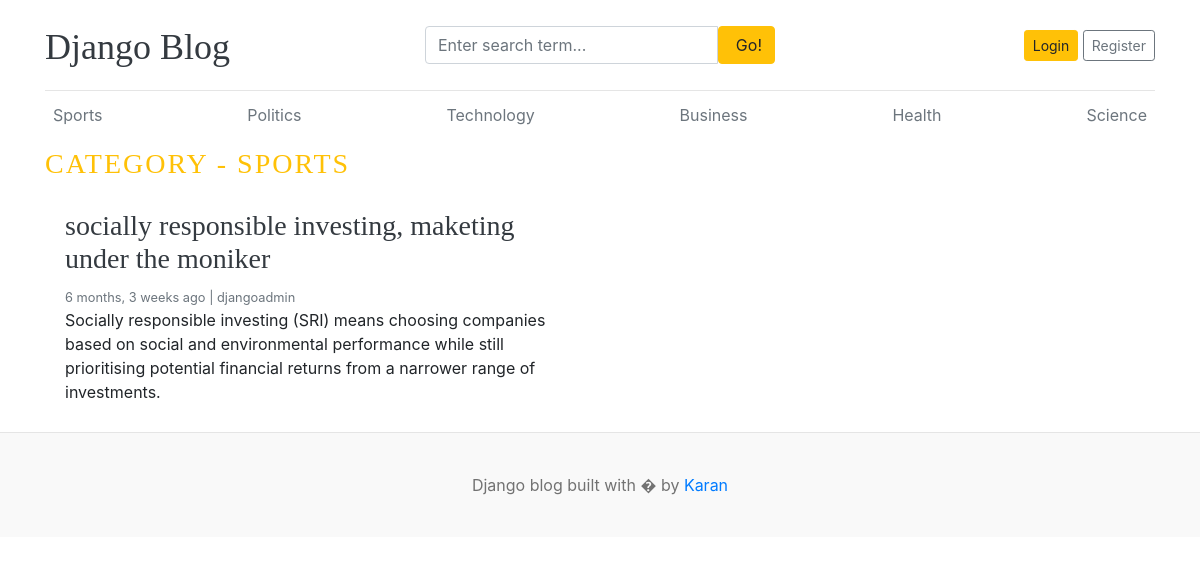
Page /category/1/ on the committed database.
### blogs/models.py (models this page shows, shortened)
class Category(models.Model):
    category_name = models.CharField(max_length=50, unique=True)
    created_at = models.DateTimeField(auto_now_add=True)
    updated_at = models.DateTimeField(auto_now=True)
    class Meta:
        verbose_name_plural = 'categories'
    def __str__(self):
        return self.category_name

class Blog(models.Model):
    title = models.CharField(max_length=100)
    slug = models.SlugField(max_length=150, unique=True, blank=True)
    category = models.ForeignKey(Category, on_delete=models.CASCADE)
    author = models.ForeignKey(User, on_delete=models.CASCADE)
    featured_image = models.ImageField(upload_to='uploads/%Y/%m/%d')
    short_description = models.TextField(max_length=500)
    blog_body = models.TextField(max_length=2000)
    status = models.CharField(max_length=20, choices=STATUS_CHOICES, default="Draft")
    is_featured = models.BooleanField(default=False)
    created_at = models.DateTimeField(auto_now_add=True)
    updated_at = models.DateTimeField(auto_now=True)

### blogs/views.py (the view)
# urls.py: path('<int:category_id>/', views.post_by_category, name='post_by_category')
def post_by_category(request, category_id):
    posts = Blog.objects.filter(status='Published', category=category_id)
    category = get_object_or_404(Category, pk=category_id)
    context = {
        'posts': posts,
        'category': category
    }
    return render(request, 'post_by_category.html', context)

### blogs/context_processors.py (called while the page is built)
def get_categories(request):
    categories = Category.objects.all()
    return dict(categories=categories)

def get_social_links(request):
    social_links = SocialLink.objects.all()
    return dict(social_links=social_links)

### templates/post_by_category.html
{% extends "base.html" %}
{% block content %}
<h3 class="text-uppercase text-warning" style="letter-spacing: 2px;">category - {{category}}</h3>
<div class="row mb-2">
    {% if posts %}
        {% for post in posts %}
            <div class="col-md-6">
            <div class="card border-0" >
                <div class="card-body">
                <h3><a href="{% url "blogs" post.slug %}" class="text-dark">{{post.title}}</a></h3>
                <small class="mb-1 text-muted">{{post.created_at | timesince}} ago | {{post.author}}</small>
                <p class="card-text">{{post.short_description | truncatewords:25 }}</p>
                </div>
            </div>
            </div>
        {% endfor %}
    {% else %}
            <p class="text-uppercase mx-auto p-3 text-dark">No post found</p>
    {% endif %}
</div>
</div>
{% endblock content %}

### templates/base.html (shortened to what this page needs)
{% load static %}
<!DOCTYPE html>
<html lang="en">
<head>
    <link href="https://getbootstrap.com/docs/4.0/dist/css/bootstrap.min.css" rel="stylesheet">
    <link rel="stylesheet" href="https://cdnjs.cloudflare.com/ajax/libs/font-awesome/4.7.0/css/font-awesome.min.css">
    <link href="{% static 'css/blog.css' %}" rel="stylesheet">
  </head>
<body>
    <div class="container">
      <header class="blog-header py-3">
        <div class="row flex-nowrap justify-content-between align-items-center">
          <div class="col-4 pt-1">
            <a class="blog-header-logo text-dark" href="/">Django Blog</a>
          </div>
          <div class="col-4">
            <form action="{% url 'search' %}" method="GET">
              <div class="input-group">
                <input class="form-control" type="text" name="keyword" placeholder="Enter search term..." aria-label="Enter search term..." aria-describedby="button-search" />
                <button type="submit" class="btn btn-warning" id="button-search" type="button"> &nbsp;Go!</button>
              </div>
            </form>
          </div>
          <div class="col-4 d-flex justify-content-end align-items-center">
            {% if not user.is_authenticated %}
            <a class="btn btn-sm btn-warning" href="{% url "login" %}">Login</a> &nbsp;
            <a class="btn btn-sm btn-outline-secondary" href="{% url "register" %}">Register</a>
            {% else %}
            <span><a href="{% url "dashboard" %}">Dashboard</a></span>
            &emsp;
            <span><a href="{% url "logout" %}">Logout</a></span>
            {% endif %}
          </div>
        </div>
      </header>
      <div class="nav-scroller py-1 mb-2">
        <nav class="nav d-flex justify-content-between">
          {% for cat in categories %}
            <a class="p-2 text-muted" href="{% url "post_by_category" cat.id %}">{{cat.category_name}}</a>
          {% endfor %}
        </nav>
      </div>
      {% block content %}
      {% endblock content %}
  <footer class="blog-footer">
    <p>Django blog built with � by <a href="#">Karan</a></p>
  </footer>
  </body>
  </html>

### static/css/blog.css (style rules this page uses)
.blog-header { border-bottom: 1px solid #e5e5e5; }
.blog-header-logo { font-family: "Playfair Display", Georgia, "Times New Roman", serif; font-size: 2.25rem; }
h1, h2, h3, h4, h5, h6 { font-family: "Playfair Display", Georgia, "Times New Roman", serif; }
.blog-footer { padding: 2.5rem 0; color: #727272; text-align: center; background-color: #f9f9f9; border-top: .05rem solid #e5e5e5; }
.blog-footer p:last-child { margin-bottom: 0; }

### rows in the picture
Category: category_name "Sports", category_name "SPORTS"
Category: category_name "Politics"
Category: category_name "Technology"
Category: category_name "Business"
Category: category_name "Health"
Category: category_name "Science"
Blog: title "socially responsible investing, maketing under the moniker", created_at "6 months, 3 weeks", author "djangoadmin", short_description "Socially responsible investing (SRI) means choosing companies based on social and environmental performance while still prioritising potential financial returns from a narrower range of investments."
